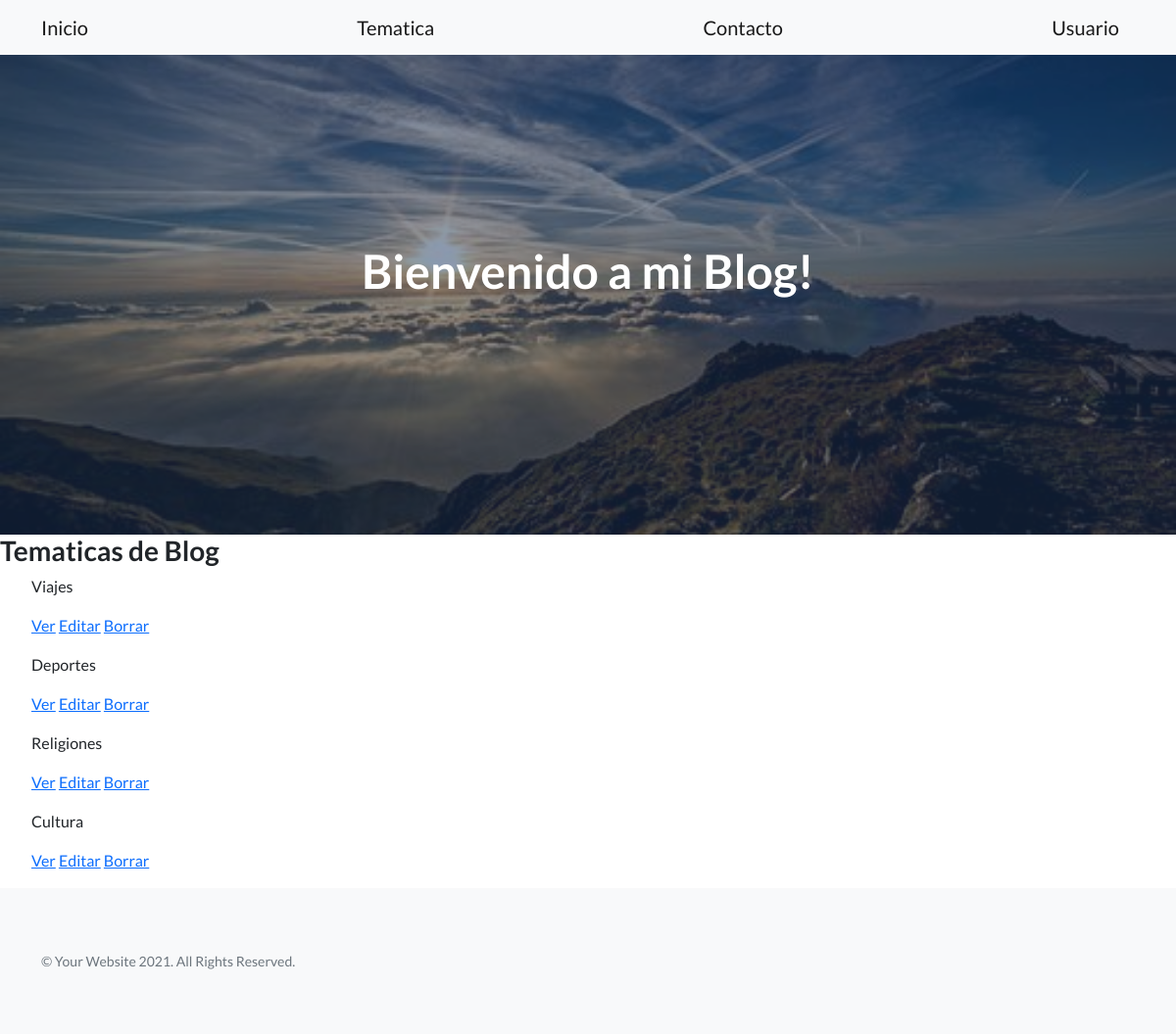
The app's page /AppFogliatti/tematica/list/ with its own data.
### AppFogliatti/models.py (models this page shows)
class Tematica(models.Model):
    nombre_tema=models.CharField(max_length=40)
    autor=models.CharField(max_length=40)
    codigo=models.CharField(max_length=40)

### AppFogliatti/views.py (the view)
# urls.py: path('tematica/list/', views.Tematicalist.as_view(),name='List'),
class Tematicalist(ListView):
    model = Tematica
    template = "AppFogliatti/tematica_list.html"

### AppFogliatti/templates/AppFogliatti/tematica_list.html
{% extends "AppFogliatti/padre.html" %}
{% load static %}
{% block contenidoQueCambia %}
<h3>Tematicas de Blog</h3>
    <ul>
        {% for tematica in object_list%}
            <p>{{tematica.nombre_tema}}</p>
            <p>
                <a href="{%url 'Detail' tematica.id %}">Ver</a>
                <a href="{%url 'Edit' tematica.id %}">Editar</a>
                <a href="{%url 'Delete' tematica.id %}">Borrar</a>
            </p>
        {%endfor%}
    </ul>
{% endblock %}

### records on screen
Tematica: nombre_tema "Viajes"
Tematica: nombre_tema "Deportes"
Tematica: nombre_tema "Religiones"
Tematica: nombre_tema "Cultura"
